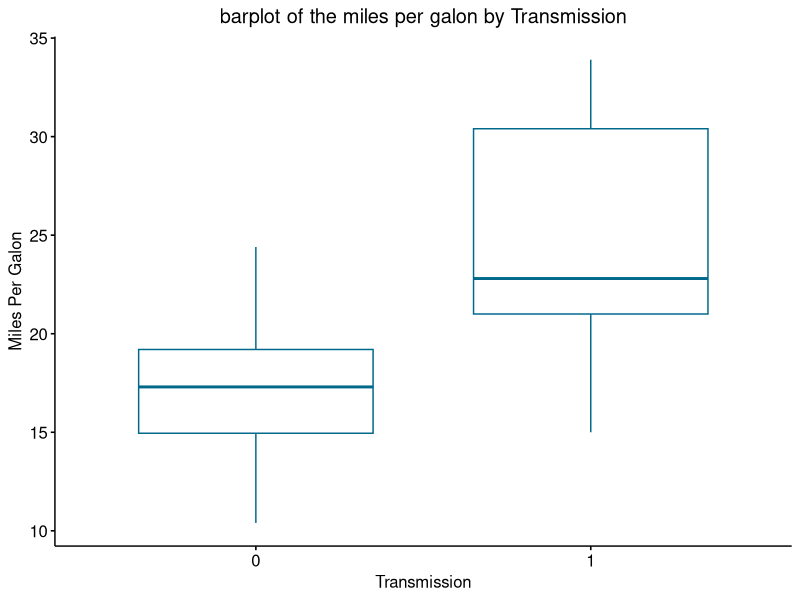
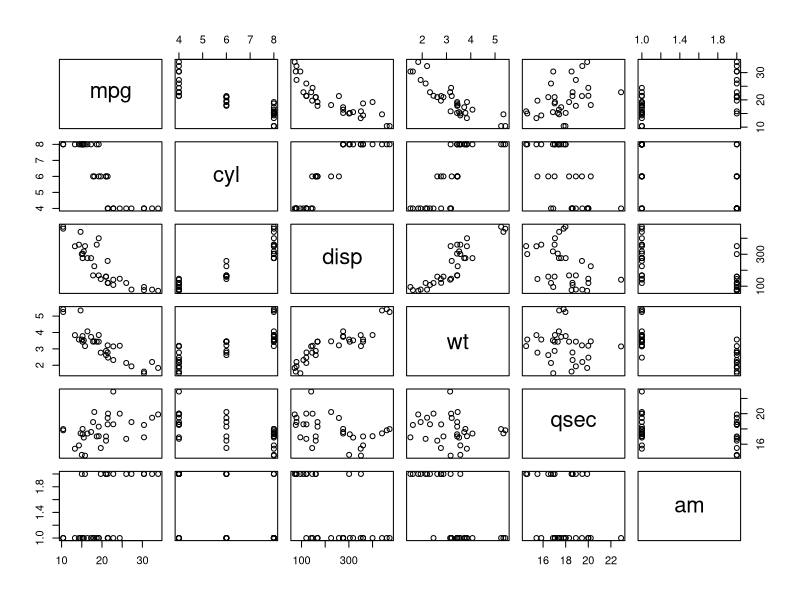
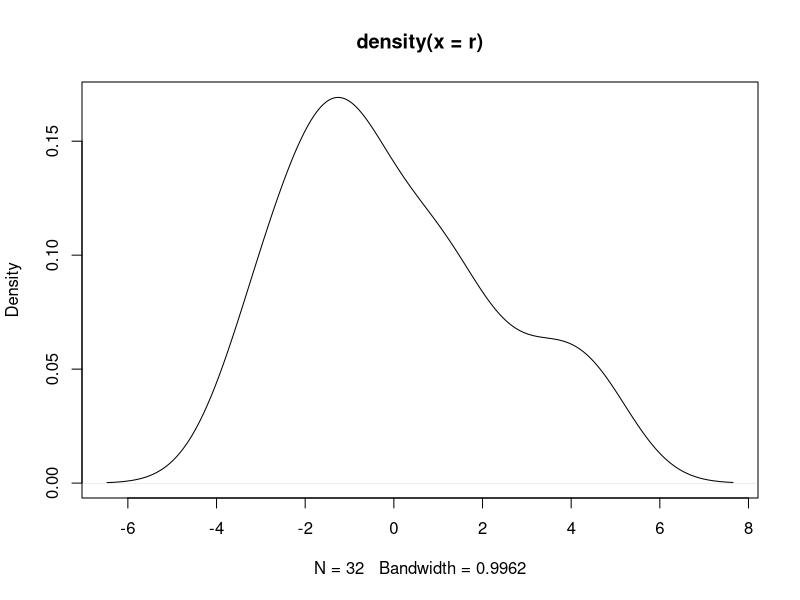
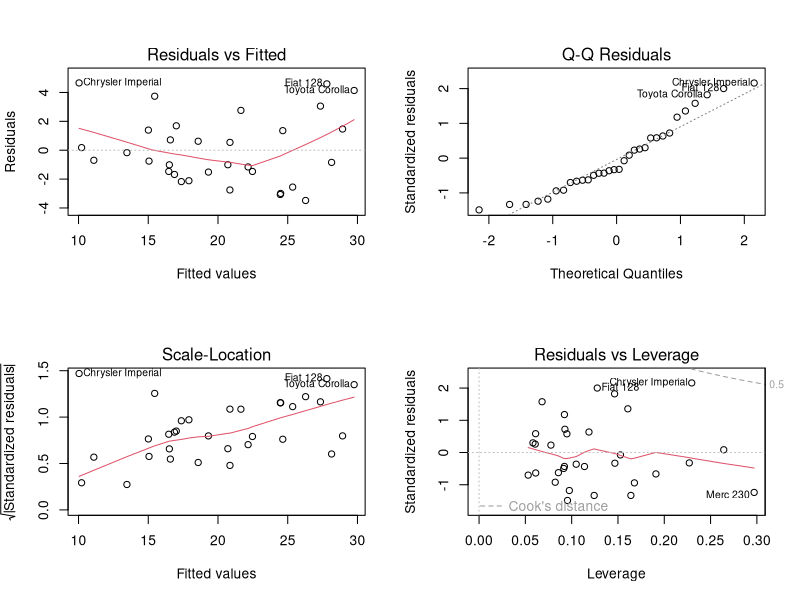

Here is the R script that generated these plots, in order:
## ---- chunk 1

setwd("D:/Auto_formation/Coursera_Regression_Models/Project")

# Importing The Librairies

library(plyr)
library(tidyr)
library(dplyr)
library(ggplot2)
library(ggpubr)


data("mtcars")

## ---- chunk 2
head(mtcars)
## ---- chunk 3
str(mtcars)
## ---- chunk 4
sum(is.na(mtcars))
## ---- chunk 5
atData<-mtcars[mtcars$am == 0,]
mtData<-mtcars[mtcars$am == 1,]
t.test(atData$mpg, mtData$mpg)
## ---- chunk 6
mtcars$am <- as.factor(mtcars$am) 

# Box plot
g <- ggboxplot(mtcars, x = "am", y = "mpg",
    color = "deepskyblue4", palette = "jco") +
  labs(title="barplot of the miles per galon by Transmission", x= "Transmission", 
       y = "Miles Per Galon") + 
  theme(plot.title = element_text(hjust = 0.5))

g
## ---- chunk 7

corr <- select(mtcars, mpg,cyl,disp,wt,qsec, am)
pairs(corr)

## ---- chunk 8

fit <- step(lm(data = mtcars, mpg ~ .),trace=0,steps=10000)
summary(fit)

## ---- chunk 9

fit2 <- lm(mpg ~ cyl + disp + wt + qsec + am, mtcars)
summary(fit2)

## ---- chunk 10

fit3 <- lm(mpg ~ ., mtcars)
summary(fit3)

## ---- chunk 11

anova(fit, fit2, fit3)

## ---- chunk 12
r <- resid(fit)

d <- density(r) 

plot(d)
## ---- chunk 13
par(mfrow=c(2,2))
plot(fit, 1)
plot(fit, 2)
plot(fit, 3)
plot(fit, 5)
